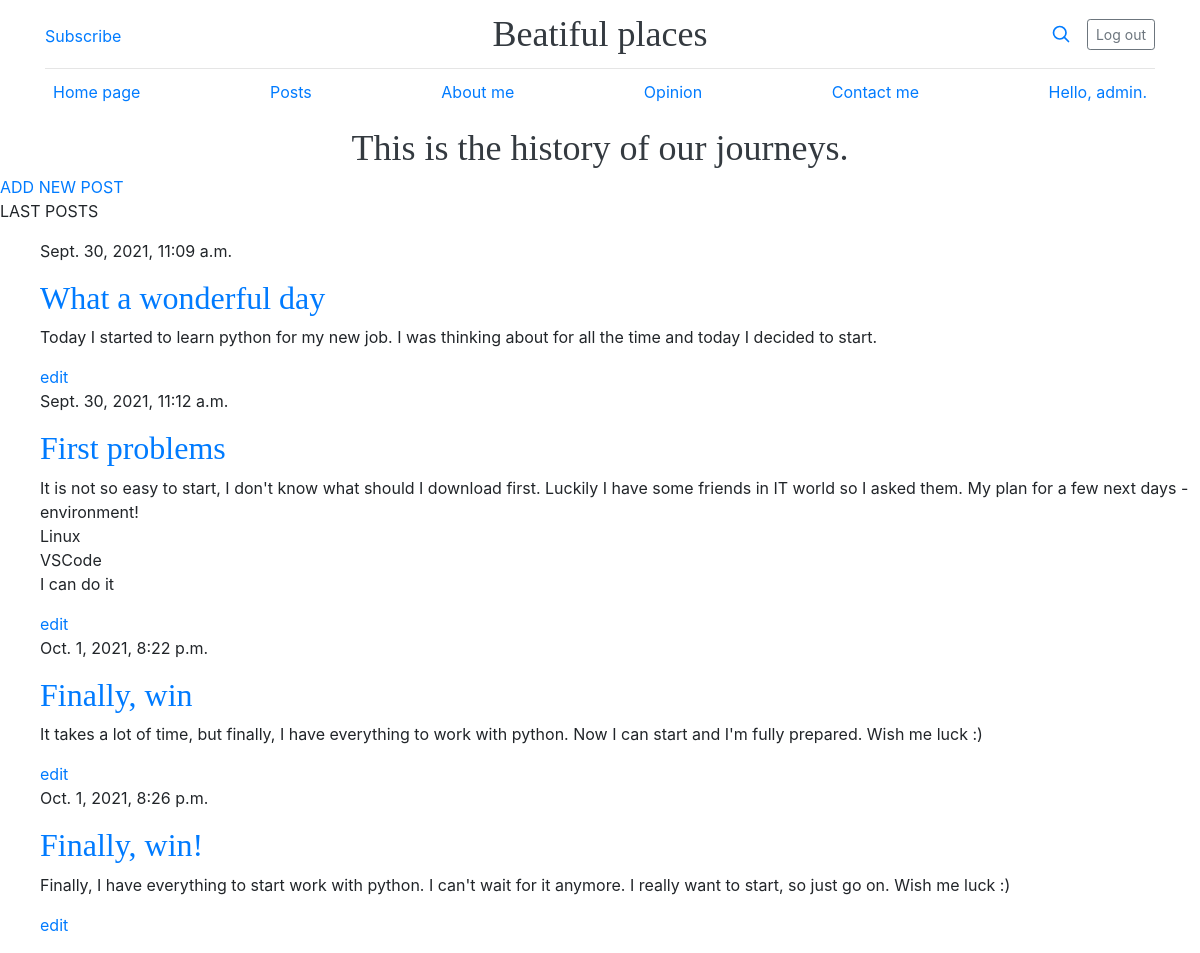
/posts/ (signed in), run on an earlier commit of the app's database.
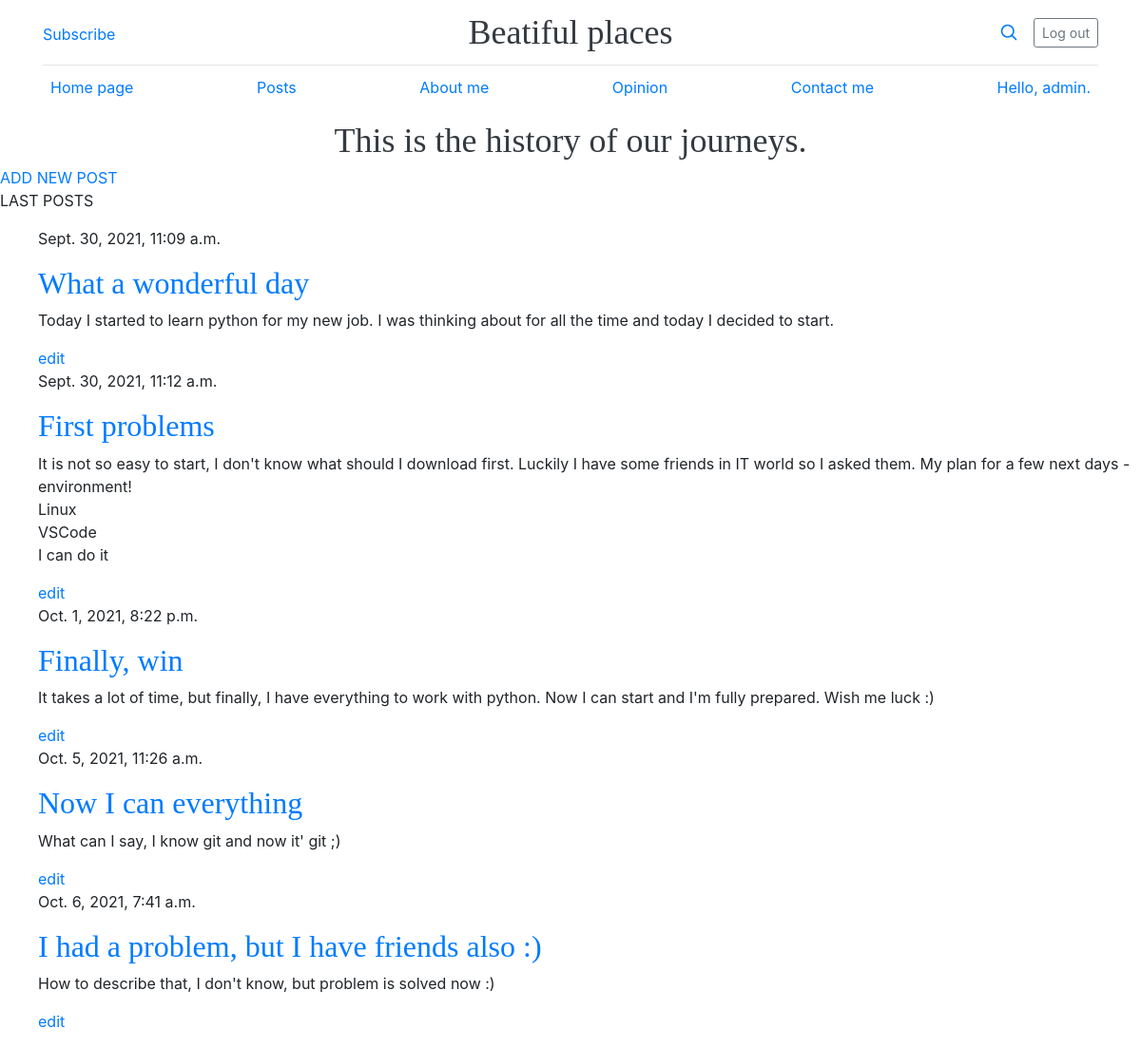
And on a later commit of the database.
### blog_app/models.py (models this page shows, shortened)
class BlogPost(models.Model):
    title = models.TextField(max_length=70)
    text = models.TextField()
    date_added = models.DateTimeField(auto_now_add=True)
    owner=models.ForeignKey(User, on_delete=models.CASCADE)

### blog_app/views.py (the view)
# urls.py: path('posts/', views.posts, name = 'posts'),
@login_required
def posts(request):
    posts = BlogPost.objects.filter(owner=request.user).order_by('date_added')
    context = { 'posts' : posts}
    return render(request, 'blog_app/posts.html', context)

### blog_app/templates/blog_app/posts.html
{% extends "blog_app/base.html" %}
{% block content %}
    <a href="{% url 'blog_app:new_post' %}">ADD NEW POST</a>
    <p>LAST POSTS</p>
    <ul>
        {% for post in posts %}
            <div>
                <p>{{post.date_added}}</p>
                <h2><a href="">{{post.title}}</a></h2>
                <p>{{post.text|linebreaksbr}}</p>
                <a href="{% url 'blog_app:edit_post' pk=post.pk %}">edit</a>
            </div>
        {% empty %}
            <li> No posts. </li>
        {%endfor%}
    </ul>
{% endblock content %}

What changed in the data, as far as the page shows it:
removed BlogPost: date_added "Oct. 1, 2021, 8:26 p.m.", title "Finally, win!", text "Finally, I have everything to start work with python. I can't wait for it anymore. I really want to start, so just go on. Wish me luck :)"
added BlogPost: date_added "Oct. 5, 2021, 11:26 a.m.", title "Now I can everything", text "What can I say, I know git and now it' git ;)"
added BlogPost: date_added "Oct. 6, 2021, 7:41 a.m.", title "I had a problem, but I have friends also :)", text "How to describe that, I don't know, but problem is solved now :)"
